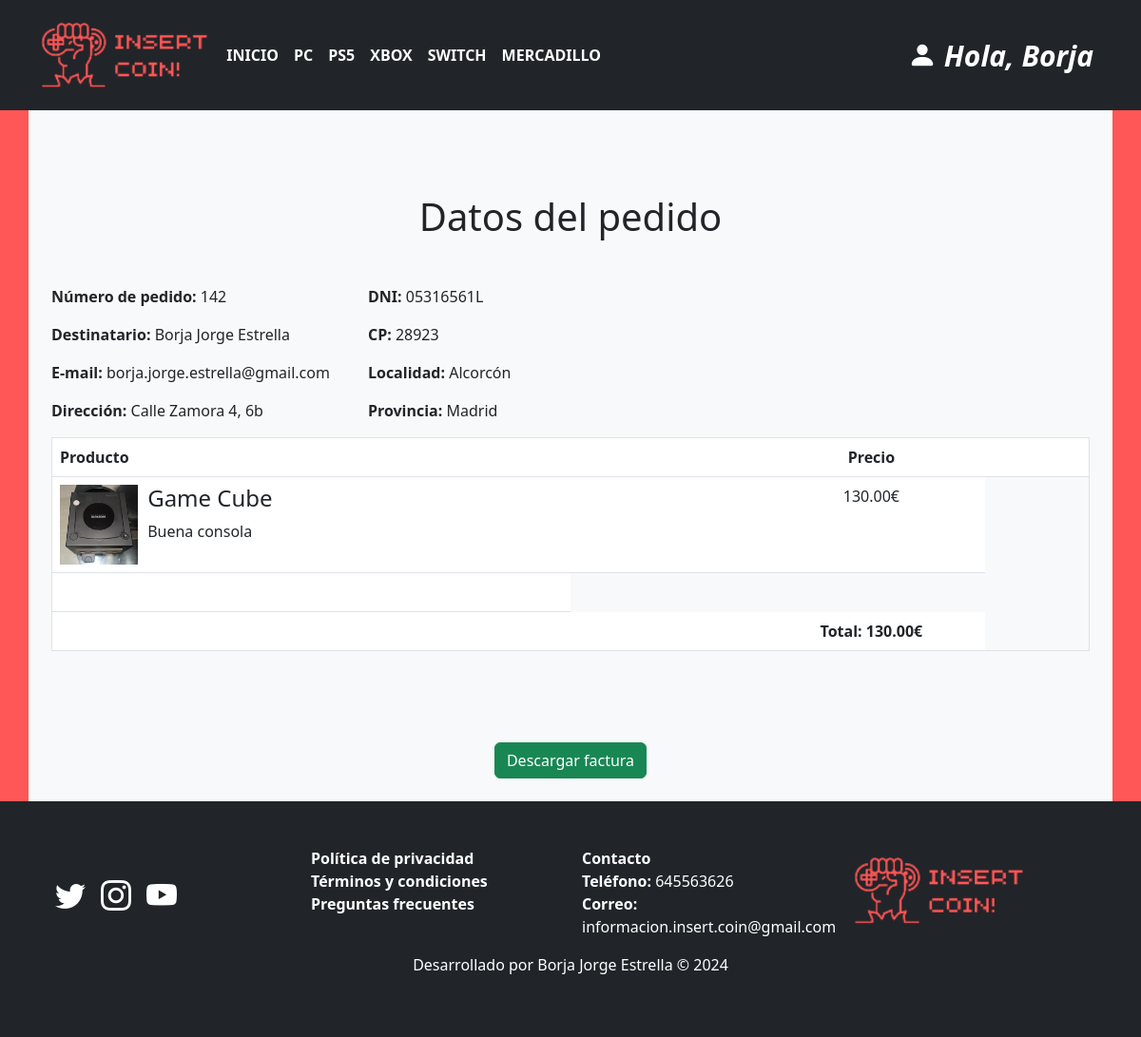
Page /pedido/detalle&id=142 (signed in) on the committed database.
### tables this page shows
CREATE TABLE `categoria_articulo` (
  `id` int(255) NOT NULL,
  `nombre` varchar(100) NOT NULL
);

CREATE TABLE `pedidos` (
  `id` int(255) NOT NULL,
  `comprador_id` int(255) NOT NULL,
  `coste` float(200,2) NOT NULL,
  `estado` varchar(20) NOT NULL,
  `fecha` date NOT NULL
);

CREATE TABLE `usuarios` (
  `id` int(255) NOT NULL,
  `nombre` varchar(100) NOT NULL,
  `apellidos` varchar(255) DEFAULT NULL,
  `email` varchar(255) NOT NULL,
  `password` varchar(255) NOT NULL,
  `rol` varchar(20) DEFAULT NULL,
  `dni` varchar(10) DEFAULT NULL,
  `telefono` int(9) DEFAULT NULL,
  `provincia` varchar(255) DEFAULT NULL,
  `localidad` varchar(255) DEFAULT NULL,
  `direccion` varchar(255) DEFAULT NULL,
  `cp` int(10) DEFAULT NULL,
  `tarjeta` varchar(255) DEFAULT NULL,
  `titular_tarjeta` varchar(255) DEFAULT NULL,
  `validez_tarjeta` varchar(255) DEFAULT NULL,
  `cvv` varchar(255) DEFAULT NULL
);

CREATE TABLE `productos` (
  `id` int(255) NOT NULL,
  `categoria_id` int(255) NOT NULL,
  `vendedor_id` int(255) NOT NULL,
  `nombre` varchar(100) NOT NULL,
  `descripcion` text NOT NULL,
  `precio` float(100,2) NOT NULL,
  `fecha` date NOT NULL,
  `foto` varchar(255) DEFAULT NULL,
  `estado` varchar(10) NOT NULL
);

### config/db.php (called while the page is built)
<?php
class Database{
    public static function connect(){
        $db = new mysqli('localhost', 'root', '', 'insert_coin');
        $db->query("SET NAMES 'utf8'");
        return $db;
    }
}

### helpers/utils.php (called while the page is built, shortened)
<?php
class Utils{
    public static function showCategorias(){
        require_once 'models/categoriaArticuloModelo.php';
        $categoria = new CategoriaArticulo();
        $categorias = $categoria->getAll();
        return $categorias;
    }
}

### models/categoriaArticuloModelo.php (called while the page is built, shortened)
<?php
class CategoriaArticulo{
    private $db;
    public function __construct(){
        $this->db = Database::connect();
    }
    public function getAll(){
        $categorias = $this->db->query("SELECT * FROM categoria_articulo;");
        return $categorias;
    }
}

### models/pedidoModelo.php (called while the page is built, shortened)
<?php
class Pedido{
    private $id;
    private $db;
    public function __construct(){
        $this->db = Database::connect();
    }
    function getId(){
        return $this->id;
    }
    function setId($id){
        $this->id = $id;
    }
    public function getOne(){
        $pedido = $this->db->query("SELECT * FROM pedidos WHERE id = {$this->getId()}");
        return $pedido->fetch_object();
    }
    public function getProductosByPedido($id){
        $sql = "SELECT * FROM productos WHERE id IN (SELECT producto_id FROM linea_pedidos WHERE pedido_id = {$id})";
        $productos = $this->db->query($sql);
        return $productos;
    }
}

### models/usuarioModelo.php (called while the page is built, shortened)
<?php
class Usuario{
    private $db;
    public function __construct(){
        $this->db = Database::connect();
    }
    public function getOne(){
        $id=$_SESSION['identity']->id;
        $usuario = $this->db->query("SELECT * FROM usuarios WHERE id = $id");
        return $usuario->fetch_object();
    }
}

### views/pedido/detalle.php (the view)
<h1 class="text-center mt-5 mb-5">Datos del pedido</h1>
<div class="pedido">
    <?php if(isset($pedido)): ?>
        <div class="d-flex flex-column flex-md-row flex-wrap">
            <div style="margin-right: 40px;">
                <p><strong>Número de pedido: </strong><?=$pedido->id?></p>
                <p><strong>Destinatario: </strong><?= $usuario->titular_tarjeta ?></p>
                <p><strong>E-mail: </strong><?= $usuario->email ?></p>
                <p><strong>Dirección: </strong><?= $usuario->direccion ?></p>
            </div>
            <div>
                <p><strong>DNI: </strong><?= $usuario->dni ?></p>
                <p><strong>CP: </strong><?= $usuario->cp ?></p>
                <p><strong>Localidad: </strong><?= $usuario->localidad ?></p>
                <p><strong>Provincia: </strong><?= $usuario->provincia ?></p>
            </div>
        </div>
        <table id="cart" class="table table-hover table-condensed border">
            <thead>
                <tr>
                    <th style="width:50%">Producto</th>
                    <th style="width:10%">&nbsp;</th>
                    <th style="width:8%" class="text-center">&nbsp;</th>
                    <th style="width:22%" class="text-center">Precio</th>
                    <th style="width:10%"></th>
                </tr>
            </thead>
            <tbody>
                <?php while($producto = $productos->fetch_object()): ?>
                    <tr>
                        <td data-th="Product">
                            <div class="row">
                                <div class="col-sm-2 hidden-xs">
                                    <img src="<?= base_url ?>assets/user_uploads/images/<?= $producto->foto ?>" alt="" class="">
                                </div>
                                <div class="col-sm-10">
                                    <h4 class="nomargin"><?= $producto->nombre ?></h4>
                                    <p><?= $producto->descripcion ?></p>
                                </div>
                            </div>
                        </td>
                        <td></td>
                        <td data-th="Quantity" class="text-center">&nbsp;</td>
                        <td data-th="precio" class="text-center"><?= $producto->precio ?>€</td>
                    </tr>
                <?php endwhile; ?>
            </tbody>
            <tfoot>
                <tr class="visible-xs">
                    <td class="text-left"><strong>&nbsp;</strong></td>
                </tr>
                <tr>
                    <td class="hidden-xs">&nbsp;</td>
                    <td class="hidden-xs">&nbsp;</td>
                    <td class="hidden-xs">&nbsp;</td>
                    <td class="hidden-xs text-center"><strong>Total: <?=$pedido->coste?>€</strong></td>
                </tr>
            </tfoot>
        </table>
    <?php endif;?>
</div>
<div class="text-center">
    <a href="<?=base_url?>pedido/factura" target="_blank" class="btn btn-success mt-5">Descargar factura</a>
</div>

### views/layout/header.php (shortened to what this page needs)
<!DOCTYPE html>
<html lang="es">
<head>
    <link href="https://cdn.jsdelivr.net/npm/bootstrap@5.3.0-alpha3/dist/css/bootstrap.min.css" rel="stylesheet">
    <link rel="stylesheet" href="<?= base_url ?>assets/css/styles.css">
    <link rel="stylesheet" href="https://cdn.jsdelivr.net/npm/bootstrap-icons@1.5.0/font/bootstrap-icons.css">
</head>
<body>
    <header>
        <nav class="navbar navbar-expand-lg navbar-dark bg-dark fixed-top">
            <div class="container">
                <a class="navbar-brand <?php if (empty($_GET['controller']) && empty($_GET['action'])) ; ?>" href="<?= base_url ?>"><img src="<?= base_url ?>assets/img/insert.png" alt="" class="logoHeader"></a>
                <?php $categorias = Utils::showCategorias();?>
                <div class="collapse navbar-collapse barraNavegacion" id="navbarNav">
                    <ul class="navbar-nav me-auto">
                        <li class="nav-item">
                            <a class="nav-link <?php if (empty($_GET['controller']) && empty($_GET['action'])) echo 'active'; ?>" href="<?= base_url ?>">INICIO</a>
                        </li>
                        <?php while ($cat = $categorias->fetch_object()): ?>
                            <li class="nav-item">
                            <a class="nav-link <?php if (isset($_GET['controller']) && $_GET['controller'] == 'categoriaArticulo' && $_GET['action'] == 'ver' && $_GET['id'] == $cat->id) echo 'active'; ?>" href="<?= base_url ?>categoriaArticulo/ver&id=<?= $cat->id ?>"><?= $cat->nombre ?></a>
                            </li>
                        <?php endwhile; ?>
                        <li class="nav-item">
                            <a class="nav-link <?php if ((isset($_GET['controller']) && $_GET['controller'] == 'producto') && (!isset($_GET['action']) || $_GET['action'] == 'index')) echo 'active'; ?>" href="<?= base_url ?>producto/index">MERCADILLO</a>
                        </li>
                    </ul>
                    <?php  if(isset($_SESSION['admin']) && Utils::isAdmin()): ?>
                        <ul class="navbar-nav ms-auto">
                            <li class="nav-item dropdown">
                                <a class="nav-link dropdown" href="#" id="navbarDarkDropdownMenuLink" role="button" data-bs-toggle="dropdown" aria-expanded="false">
                                    <i class="bi bi-tools login hola"><h7> Hola, <?= $_SESSION['identity']->nombre ?></h7></i>
                                    <ul class="dropdown-menu dropdown-menu-dark dropdown-menu-end" aria-labelledby="navbarDarkDropdownMenuLink">
                                        <li><a class="dropdown-item" href="<?=base_url?>articulo/gestion">Gestión de artículos</a></li>
                                        <li><a class="dropdown-item" href="<?=base_url?>producto/gestionAdmin">Gestión de mercadillo</a></li>
                                        <li><a class="dropdown-item" href="<?=base_url?>usuario/gestion">Gestión de usuarios</a></li>
                                        <li><hr class="dropdown-divider"></li>
                                        <li><a class="dropdown-item" href="<?=base_url?>usuario/logout" id="cerrarSesion">Cerrar sesión</a></li>
                                    </ul>
                                </a>
                            </li>
                        </ul>
                    <?php elseif(isset($_SESSION['identity'])): ?>
                        <ul class="navbar-nav ms-auto">
                            <li class="nav-item dropdown">
                                <a class="nav-link dropdown" href="#" id="navbarDarkDropdownMenuLink" role="button" data-bs-toggle="dropdown" aria-expanded="false">
                                    <i class="bi bi-person-fill login"><h7> Hola, <?= $_SESSION['identity']->nombre ?></h7></i>
                                </a>
                            </li>
                        </ul>
                    <?php endif; ?>
                </div>
            </div>
        </nav>
    </header>
    <main>
        <div class="container containerPrincipal bg-light mt-5 p-4">

### assets/css/styles.css (style rules this page uses)
.nav-item a { font-weight: bold; color: white; }
.navbar-nav a { font-weight: bold; color: white; }
.barraNavegacion { margin-left: 2%; }
.login { font-size: 30px; }
.navbar-nav { --bs-nav-link-padding-x: unset !important; --bs-nav-link-padding-y: unset !important; }
main { margin-top: 100px; }
img { width: 120%; }
:root { --mi-color: #ff5757; }
body { background-color: var(--mi-color); }
body { height: 100%; }
.containerPrincipal { min-height: 62.7vh; }
main { min-height: 300px; }
a { text-decoration: none; color: inherit; }
.mt-5 { margin-top: 5rem !important; }

### rows in the picture
categoria_articulo: nombre "PC"
categoria_articulo: nombre "PS5"
categoria_articulo: nombre "XBOX"
categoria_articulo: nombre "SWITCH"
pedidos: id "142", coste "130.00"
usuarios: titular_tarjeta "Borja Jorge Estrella", email "borja.jorge.estrella@gmail.com", direccion "Calle Zamora 4, 6b", dni "05316561L", cp "28923", localidad "Alcorcón", provincia "Madrid"
productos: foto (picture), nombre "Game Cube", descripcion "Buena consola", precio "130.00"

### other values in the picture
$_SESSION['identity']->nombre "Borja"
